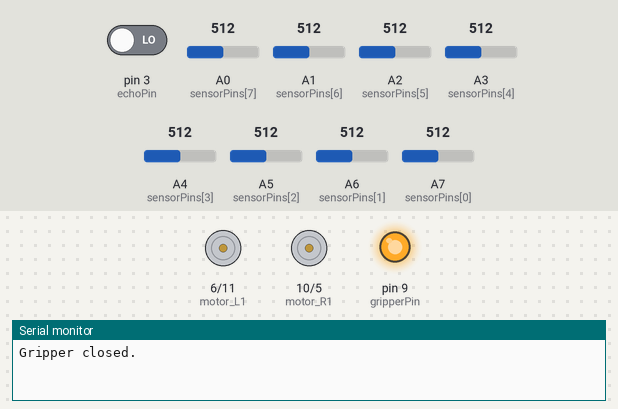
Bench run of a sketch on a simulated Arduino Nano, built with avr-gcc and run on an emulated ATmega328P. Shown: motor-driver pin pairs drawn as motors (green arrow = first pin HIGH = forward, orange = second pin HIGH = backward, longer = more drive), output pins drawn as LEDs (lit = HIGH), the last lines printed to the serial monitor. The test bench sets the inputs (shaded band); at power-on: A0 (sensorPins[7]) = 512, A1 (sensorPins[6]) = 512, A2 (sensorPins[5]) = 512, pin 3 (echoPin) LOW, A3 (sensorPins[4]) = 512, A4 (sensorPins[3]) = 512, A5 (sensorPins[2]) = 512, A6 (sensorPins[1]) = 512, A7 (sensorPins[0]) = 512.

Above: at 1.2 s.
1.3 s: A0 (sensorPins[7]) set to 125
3.3 s: A0 (sensorPins[7]) set to 112
At 5.4 s:
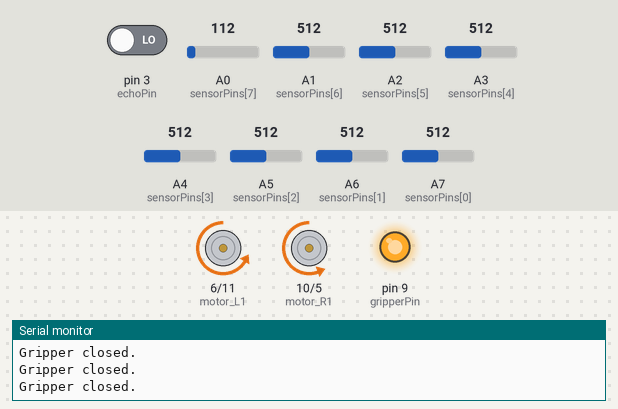
5.7 s: A1 (sensorPins[6]) set to 530
At 7.1 s:
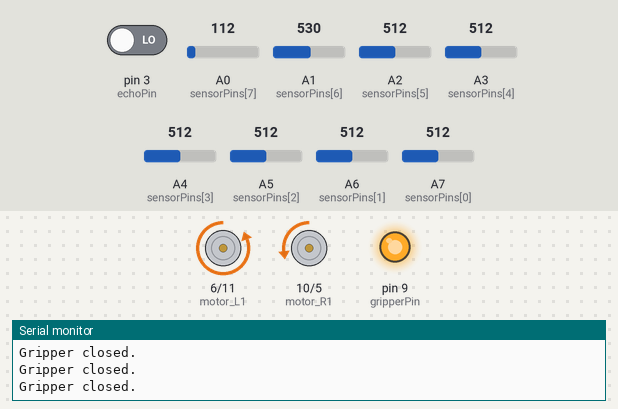
7.8 s: A2 (sensorPins[5]) set to 486
At 8.8 s:
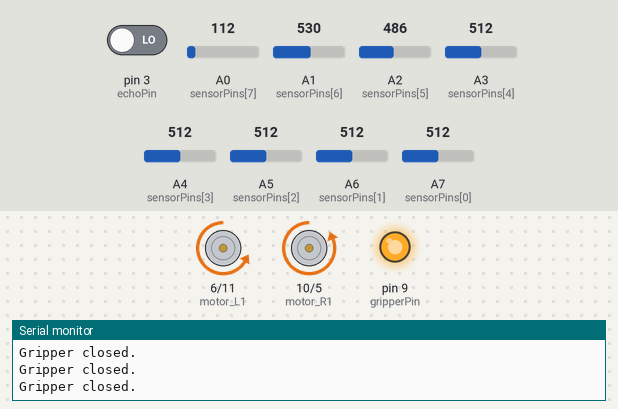
9.9 s: A2 (sensorPins[5]) set to 716
At 11.6 s:
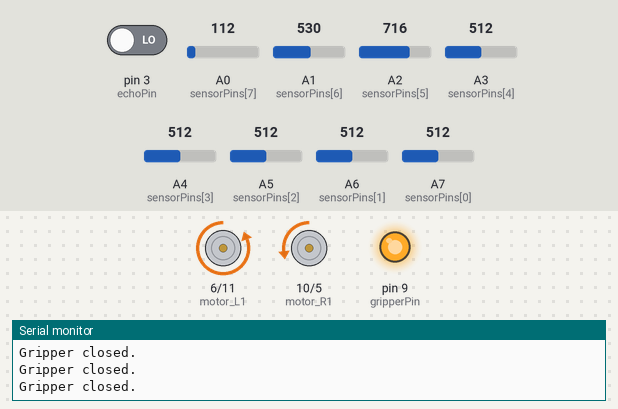
12.0 s: A2 (sensorPins[5]) set to 306
At 13.3 s:
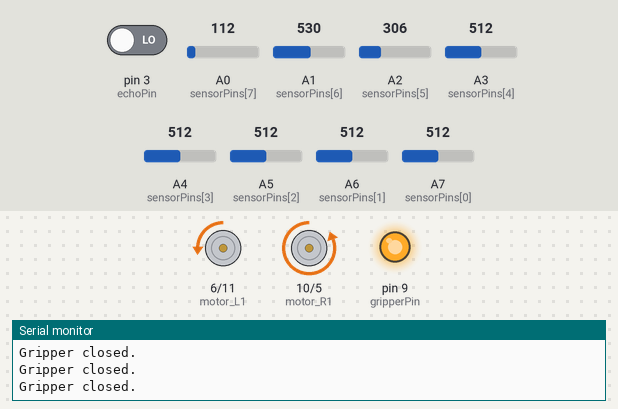
Timing chart, 0 to 15.0 s (numbered marks = the images above; inputs shaded):
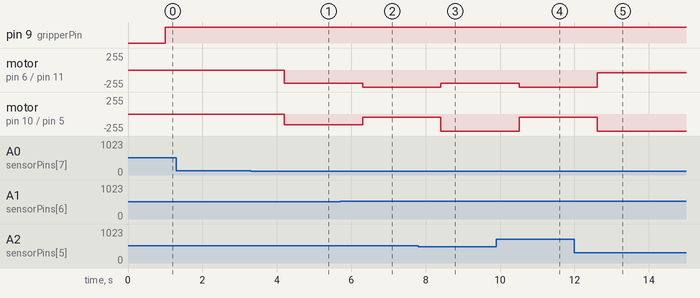

Measured:
- the behaviour switches between 120 and 119 on A0 (sensorPins[7]) (found by bisection; images 0 and 1)
- the behaviour switches between 519 and 520 on A1 (sensorPins[6]) (found by bisection; images 1 and 2)
- the behaviour switches between 502 and 501 on A2 (sensorPins[5]) (found by bisection; images 2 and 3)
- after the input at 3.3 s, motor on pin 6 (motor_L1) / pin 11 (motor_L2): stopped → backward 200/255 after 0.91 s; motor on pin 10 (motor_R1) / pin 5 (motor_R2): stopped → backward 160/255 after 0.91 s
- after the input at 5.7 s, motor on pin 6 (motor_L1) / pin 11 (motor_L2): backward 200/255 → backward 255/255 after 0.61 s; motor on pin 10 (motor_R1) / pin 5 (motor_R2): backward 160/255 → backward 50/255 after 0.61 s
- after the input at 7.8 s, motor on pin 6 (motor_L1) / pin 11 (motor_L2): backward 255/255 → backward 200/255 after 0.61 s; motor on pin 10 (motor_R1) / pin 5 (motor_R2): backward 50/255 → backward 255/255 after 0.61 s
- after the input at 9.9 s, motor on pin 6 (motor_L1) / pin 11 (motor_L2): backward 200/255 → backward 255/255 after 0.61 s; motor on pin 10 (motor_R1) / pin 5 (motor_R2): backward 255/255 → backward 50/255 after 0.61 s
- after the input at 12.0 s, motor on pin 6 (motor_L1) / pin 11 (motor_L2): backward 255/255 → backward 40/255 after 0.61 s; motor on pin 10 (motor_R1) / pin 5 (motor_R2): backward 50/255 → backward 255/255 after 0.61 s

The sketch:

sketch_feb24a_Racedagcode.ino
```cpp
const int motor_L1 = 6;
const int motor_L2 = 11;
const int motor_R1 = 10;
const int motor_R2 = 5;

const int numSensors = 8;
const int sensorPins[numSensors] = {A7, A6, A5, A4, A3, A2, A1, A0};

const int trigPin = 2;
const int echoPin = 3;

const int speedCommand = 200;
const int obstacleDistance = 29;
const int turnDuration90 = 955;

const int gripperPin = 9;  // Pin for controlling the gripper

bool startMoving = true;

int lastDirection = 0;

void setup() {
  pinMode(motor_L1, OUTPUT);
  pinMode(motor_L2, OUTPUT);
  pinMode(motor_R1, OUTPUT);
  pinMode(motor_R2, OUTPUT);

  pinMode(gripperPin, OUTPUT);  // Set the gripper pin as an output

  Serial.begin(9600);
  stop();
}

void drive(int left, int right) {
  analogWrite(motor_L1, max(0, -left));
  analogWrite(motor_L2, max(0, left));
  analogWrite(motor_R1, max(0, -right));
  analogWrite(motor_R2, max(0, right));
}

void stop() {
  analogWrite(motor_L1, 0);
  analogWrite(motor_L2, 0);
  analogWrite(motor_R1, 0);
  analogWrite(motor_R2, 0);
}

void openGripper() {
  digitalWrite(gripperPin, LOW);  // Open the gripper (assuming LOW is open)
  Serial.println("Gripper opened.");
}

void closeGripper() {
  digitalWrite(gripperPin, HIGH);  // Close the gripper (assuming HIGH is closed)
  Serial.println("Gripper closed.");
}

void loop() {
  int sensorReadings[numSensors];
  int sum = 0;

  // Lees de sensoren in
  for (int i = 0; i < numSensors; i++) {
    sensorReadings[i] = analogRead(sensorPins[i]);
    sum += sensorReadings[i];
  }

  // Bereken het gemiddelde voor de dodezone
  int avg = sum / numSensors;
  int deadzonelow = avg - 50;
  int deadzonehigh = avg + 50;

  // **Controleer of zowel A0 (rechts) als A7 (links) hoge waarden hebben**
  if (sensorReadings[0] >= deadzonehigh && sensorReadings[7] >= deadzonehigh) {
    // Als beide sensoren de lijn detecteren, voer dan een lichte correctie uit
    drive(150, 150);  // Verlaag de snelheid iets om de bocht te nemen zonder vast te lopen
    lastDirection = 0;  // Geen specifieke richting (gaat rechtdoor)
  }
  // **Rechtdoor rijden (middelste sensoren volgen de lijn)**
  else if (sensorReadings[6] >= deadzonehigh && sensorReadings[7] >= deadzonehigh) {
    drive(180, 200);  // Rij rechtdoor, iets trager
    lastDirection = 0;
  }
  // **Kleine correctie naar rechts (sensoren 5 en 6)**
  else if (sensorReadings[5] >= deadzonehigh && sensorReadings[6] >= deadzonehigh) {
    drive(200, 160);  // Kleine correctie naar rechts met vertraging
    lastDirection = -1;
  }
  // **Scherpe bocht naar rechts (sensoren 2 en 3)**
  else if (sensorReadings[2] >= deadzonehigh && sensorReadings[3] >= deadzonehigh) {
    drive(40, 255);   // Scherpe draai naar rechts met versterkt verschil in snelheid
    lastDirection = -1;  // Aanduiding dat we naar rechts draaien
  }
  // **Kleine correctie naar links (sensoren 1 en 2)**
  else if (sensorReadings[1] >= deadzonehigh && sensorReadings[2] >= deadzonehigh) {
    drive(60, 255);  // Mildere correctie naar links om te voorkomen dat hij stopt
    lastDirection = 1;
  }
  // **Scherpe draai naar links (sensoren 0, 1, 3 en 4)**
  else if (sensorReadings[0] >= deadzonehigh && sensorReadings[1] >= deadzonehigh) {
    drive(255, 60);  // Scherpe draai naar links
    lastDirection = 1;  // Aanduiding dat we naar links draaien
  }
  // **Gebruik A3 en A4 voor linkse bochten (hier wordt A4 echt belangrijk!)**
  else if (sensorReadings[3] >= deadzonehigh && sensorReadings[4] >= deadzonehigh) {
    drive(255, 120);  // Meer controle aan de linkerkant bij een bocht
    lastDirection = 1;  // Aanduiding dat we naar links draaien
  }
  // **Als de lijn niet gedetecteerd wordt, maak een sterke correctie naar rechts of links**
  else {
    if (lastDirection == -1) {
        drive(255, 50);  // Versterkte reactie naar rechts
    }
    else if (lastDirection == 1) {
        drive(50, 255);  // Versterkte reactie naar links
    }
    else {
        stop();  // Als er geen lijn is, stop dan
    }
  }

  // Example of activating the gripper
  // Let's say we activate the gripper if an obstacle is detected by the ultrasonic sensor
  long duration = pulseIn(echoPin, HIGH);
  long distance = duration * 0.034 / 2;  // Calculate distance

  if (distance < obstacleDistance) {
    closeGripper();  // Close the gripper if an obstacle is detected
  } else {
    openGripper();  // Open the gripper if no obstacle
  }

  delay(50);  // Snelle updates voor stabiliteit
}
```
